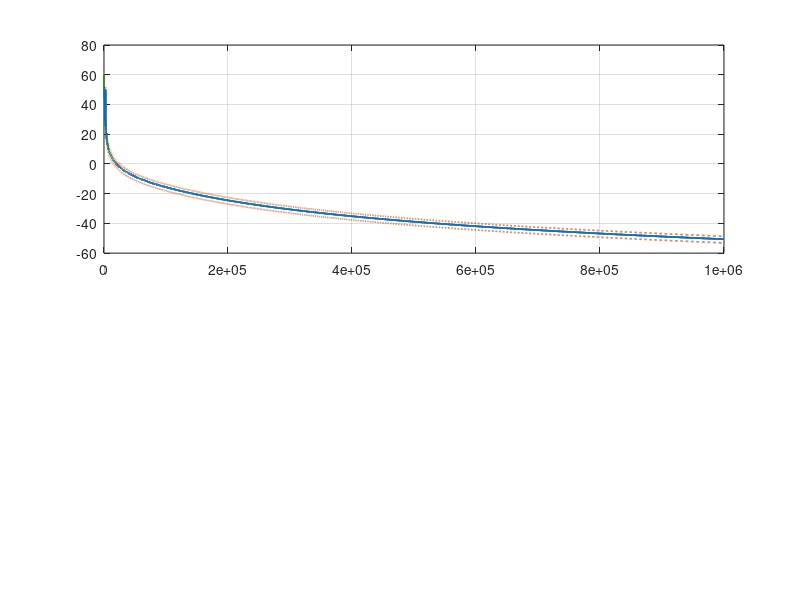

MATLAB code for this plot: (Note: this script raises an error after producing the figure.)
%% 100W Sync Buck - 输入前馈真的把 Vin 从环路里消掉了吗?
%  被验证的说法 (README / 06-环路补偿.md):
%     "输入前馈把 Vin 从环路里消掉了 -> 36V / 48V / 60V 下穿越频率与相位裕度完全一样"
%
%  模型 (电压模式):
%     功率级 (占空比 -> 输出):  Gvd(s) = Vin * Hx(s)    <- 直流增益正比于 Vin
%     Hx(s) = (1 + s/wESR) / (1 + s/(Q*w0) + (s/w0)^2)
%
%     调制器 有前馈:  Fm = 15/Vin   (LM5146 斜坡跟随 Vin, 所以 Vin 被约掉)
%     调制器 无前馈:  Fm = 15/48    (固定斜坡 48/15 = 3.2V ; 两种情形在 48V 处对齐,
%                                    这样比较的是"随 Vin 漂移多少"而不是绝对水平)
%
%     环路增益  T(s) = Fm * Gvd(s) * Gc(s) * exp(-s*Td)     Td = Ts/2 采样延时
%
%  跑法: matlab -batch "loop_feedforward"
clear; clc; close all;

%% ---------- 沿用 loop_bode.m 的设计, 不改任何一个元件值 ----------
L=12e-6; Co=422e-6; ESR=4e-3; fsw=300e3; Vout=12;
w0=1/sqrt(L*Co); wesr=1/(ESR*Co);
wi=4141.2; wz1=2*pi*1118.25; wz2=2*pi*2236.5;
wp1=2*pi*94286; wp2=2*pi*150000; Td=0.5/fsw;

f=logspace(1,6,20000); s=1j*2*pi*f;
Gc=(wi./s).*(1+s/wz1).*(1+s/wz2)./((1+s./wp1).*(1+s./wp2));
Dly=exp(-s*Td);

Vins=[36 48 60];
loads=[8 1.5];              % 8A = 满载 ; 1.5A = 相位裕度最恶劣
names={'无前馈 (固定 3.2V 斜坡)','有前馈 (斜坡 = Vin/15)'};

%% ---------- 扫 Vin x 负载 ----------
fprintf('==== 输入前馈效果验证 ====\n');
fprintf('   两种调制器在 48V 处对齐, 所以看的是"随 Vin 漂移多少"\n\n');
summary=zeros(2,numel(Vins),2);   % [mode, Vin, {fc ; PM}]
for md=1:2
  fprintf('---- %s ----\n', names{md});
  fprintf('   Io     Vin     Q      fc(Hz)   PM(deg)   GM(dB)\n');
  for Io=loads
    R=Vout/Io; Qx=1/(w0*(L/R+ESR*Co));
    Hx=(1+s/wesr)./(1+s./(Qx*w0)+(s./w0).^2);
    for vi=1:numel(Vins)
      Vin=Vins(vi);
      if md==1, Fm=15/48; else, Fm=15/Vin; end
      T=Fm*Vin*Hx.*Gc.*Dly;
      m=20*log10(abs(T)); p=unwrap(angle(T))*180/pi;
      i1=find(m(1:end-1)>=0 & m(2:end)<0,1);
      ip=find(p(1:end-1)>-180 & p(2:end)<=-180,1);
      gmdb=NaN; if ~isempty(ip), gmdb=-m(ip); end
      fprintf('  %4.1fA  %3.0fV  %6.2f   %7.0f   %6.1f    %5.1f\n', ...
              Io,Vin,Qx,f(i1),180+p(i1),gmdb);
      if Io==loads(2), summary(md,vi,:)=[f(i1); 180+p(i1)]; end
    end
  end
  fprintf('\n');
end

%% ---------- 漂移量对比 (最恶劣负载 1.5A) ----------
fprintf('==== 随 Vin 的变化量 (1.5A, 最恶劣负载) ====\n');
for md=1:2
  fc=summary(md,:,1); pm=summary(md,:,2);
  fprintf('  %s:\n', names{md});
  fprintf('     fc  %6.0f -> %6.0f Hz   (变化 %+.1f%%)\n', fc(1),fc(3),(fc(3)-fc(1))/fc(1)*100);
  fprintf('     PM  %6.1f -> %6.1f deg  (变化 %+.1f 度)\n', pm(1),pm(3),pm(3)-pm(1));
end
fprintf('\n');

%% ---------- 画图 ----------
cols=[0.85 0.33 0.10; 0 0.45 0.74];      % 红=无前馈  蓝=有前馈
f1=figure('Position',[80 60 1080 780],'Color','w');
for sub=1:2
  subplot(2,1,sub); hold on; grid on; box on;
  for md=1:2
    for vi=1:numel(Vins)
      Vin=Vins(vi); Io=1.5; R=Vout/Io; Qx=1/(w0*(L/R+ESR*Co));
      Hx=(1+s/wesr)./(1+s./(Qx*w0)+(s./w0).^2);
      if md==1, Fm=15/48; ls='--'; else, Fm=15/Vin; ls='-'; end
      T=Fm*Vin*Hx.*Gc.*Dly;
      if sub==1, y=20*log10(abs(T)); else, y=unwrap(angle(T))*180/pi; end
      plot(f,y,ls,'Color',cols(md,:),'LineWidth',1.2, ...
           'DisplayName',sprintf('%s, Vin=%dV',names{md},Vin));
    end
  end
  if sub==1
    yline(0,'k--'); ylabel('幅值 (dB)'); ylim([-80 80]);
    title('输入前馈对环路增益的作用  (Io=1.5A, 含 Td=Ts/2)');
    legend('Location','southwest','FontSize',8);
  else
    yline(-135,'r--','PM=45');
    ylabel('相位 (度)'); xlabel('频率 (Hz)'); ylim([-270 0]);
  end
  xline(20e3,'k:','fc=20k');
  set(gca,'XScale','log'); xlim([10 1e6]);
end
od=fileparts(mfilename('fullpath')); if isempty(od), od=pwd; end
saveas(f1,fullfile(od,'loop_feedforward.png'));
fprintf('Plot: %s\n', fullfile(od,'loop_feedforward.png'));
